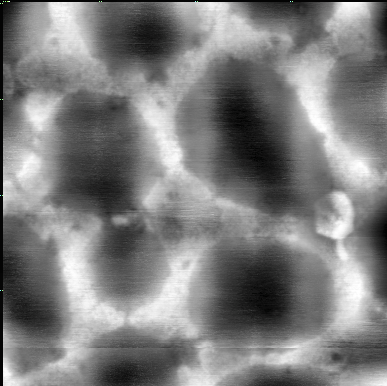
#> input picture 10_Rycle_Rerun/CLAUDE/T3/backup2/clahe_images/Poly_03_clahe.png, 387 x 386 px, given in place of Li_1.0.png, which was not available
$ python py1.py -resolution 1.0
#> lines starting #> are read from the running program, lines starting #| are printed output that depends on the picture; pictures that were not available may be replaced by others from this repository, and a replacement may not be noted
import os
import numpy as np
import matplotlib.pyplot as plt
from PIL import Image
import sys
import io
import argparse
import csv
from scipy.ndimage import map_coordinates
import math

sys.stdout = io.TextIOWrapper(sys.stdout.buffer, encoding='utf-8')

# Core function: Get line grayscale values
def get_line_grayscale(image_path, start_point, end_point, resolution):
    # Load the image
#> called with start_point = (152, 29), end_point = (136, 91), resolution = 1
    try:
        img = Image.open(image_path)
#> img is the input picture: PIL image 387x386 RGB; mean R, G, B 125.7, 125.7, 125.7
        img_gray = img.convert('L')  # Convert to grayscale
        img_array = np.array(img_gray)

        print(f"Image loaded successfully. Shape: {img_array.shape}")
    except Exception as e:
        print(f"Error loading image: {e}")
        return None

    # Calculate the physical length of the line in mm
    x1, y1 = start_point
    x2, y2 = end_point

    # Calculate the number of pixels in the line
    pixel_distance = math.sqrt((x2 - x1)**2 + (y2 - y1)**2)

    # Calculate the physical length in mm
    physical_length = pixel_distance * resolution
    print(f"Line physical length: {physical_length:.2f} mm")

    # Create coordinates for line sampling
    num_points = int(pixel_distance) + 1
    x_coords = np.linspace(start_point[0], end_point[0], num_points)
    y_coords = np.linspace(start_point[1], end_point[1], num_points)

    # Sample the image along the line
    coords = np.vstack((y_coords, x_coords))
    grayscale_values = map_coordinates(img_array, coords, order=1)
#> grayscale_values = 65 values, max 167 at index 50, min 19 at index 9, mean 84.95

    # Create array with positions and grayscale values
    result = np.zeros((len(grayscale_values), 4))
#> result = 65 rows, first 6: [0, 0, 0, 0], [0, 0, 0, 0], [0, 0, 0, 0], [0, 0, 0, 0], [0, 0, 0, 0], [0, 0, 0, 0]
    for i in range(len(grayscale_values)):
        # Calculate the relative position along the line (0 to 1)
        position = i / (num_points - 1)
        # Calculate the actual physical position in mm
        physical_position = position * physical_length

        result[i, 0] = x_coords[i]  # x-coordinate
        result[i, 1] = y_coords[i]  # y-coordinate
        result[i, 2] = physical_position  # position in mm
        result[i, 3] = grayscale_values[i]  # grayscale value
#> this loop made 65 passes
#> (position, physical_position) on passes 1 to 12: (0, 0), (0.0156, 1), (0.0312, 2), (0.0469, 3), (0.0625, 4), (0.0781, 5), (0.0938, 6), (0.109, 7), (0.125, 8), (0.141, 9), (0.156, 10), (0.172, 11.01)
#> after the loop, result = 65 rows, first 6: [152, 29, 0, 31], [151.8, 29.97, 1, 31], [151.5, 30.94, 2, 24], [151.2, 31.91, 3, 24], [151, 32.88, 4, 26], [150.8, 33.84, 5, 23]

    return result, physical_length

# Main program execution
def main():
    # Parse command-line arguments
    parser = argparse.ArgumentParser(description='Calculate grayscale values along a line segment.')
    parser.add_argument('-resolution', type=float, required=True, help='Image resolution in mm/pixel')
    args = parser.parse_args()

    # Fixed parameters
    image_path = r"C:\Users\admin\Desktop\Python_proj\datas\T2_IMGS\Li_1.0.png"
    start_point = (152, 29)
    end_point = (136, 91)
    output_dir = r"C:\Users\admin\Desktop\Python_proj\ALL_RESULT\CLAUDE\T2S1\backup4"

    # Ensure output directory exists
    os.makedirs(output_dir, exist_ok=True)

    # Get the grayscale values along the line
    line_data, physical_length = get_line_grayscale(image_path, start_point, end_point, args.resolution)
#> line_data has the same summary as result in get_line_grayscale; physical_length = 64.03

    if line_data is not None:
        # Save the data to a CSV file
        output_file = os.path.join(output_dir, f"line_grayscale_res_{args.resolution}.csv")
        with open(output_file, 'w', newline='') as csvfile:
            writer = csv.writer(csvfile)
            writer.writerow(['X', 'Y', 'Position (mm)', 'Grayscale Value'])
            writer.writerows(line_data)

        print(f"Grayscale values saved to: {output_file}")
        print(f"Total points: {len(line_data)}")
        print(f"Line physical length: {physical_length:.2f} mm")

        # Also save just the grayscale values as a single column
        grayscale_only_file = os.path.join(output_dir, f"grayscale_only_res_{args.resolution}.csv")
        with open(grayscale_only_file, 'w', newline='') as csvfile:
            writer = csv.writer(csvfile)
            writer.writerow(['Grayscale Value'])
            for row in line_data:
                writer.writerow([row[3]])
#> this loop made 65 passes
#> row on passes 1 to 12: [152, 29, 0, 31], [151.8, 29.97, 1, 31], [151.5, 30.94, 2, 24], [151.2, 31.91, 3, 24], [151, 32.88, 4, 26], [150.8, 33.84, 5, 23], [150.5, 34.81, 6, 26], [150.2, 35.78, 7, 23], [150, 36.75, 8, 22], [149.8, 37.72, 9, 19], [149.5, 38.69, 10, 21], [149.2, 39.66, 11.01, 25]

        print(f"Grayscale values only saved to: {grayscale_only_file}")

        # Plot the grayscale profile
        plt.figure(figsize=(10, 6))
        plt.plot(line_data[:, 2], line_data[:, 3], 'b-')
        plt.xlabel('Position (mm)')
        plt.ylabel('Grayscale Value')
        plt.title(f'Grayscale Profile (Resolution: {args.resolution} mm/pixel)')
        plt.grid(True)

        # Save the plot
        plot_file = os.path.join(output_dir, f"grayscale_plot_res_{args.resolution}.png")
        plt.savefig(plot_file)
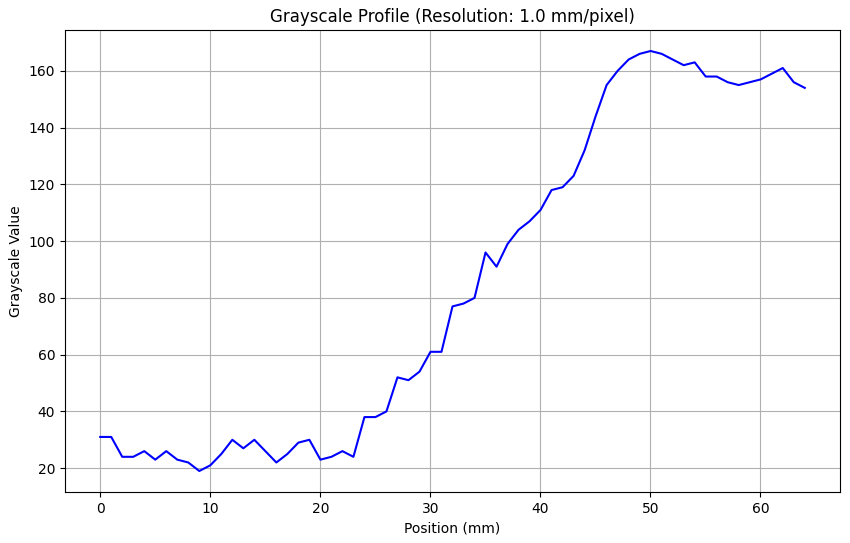
#> figure drawn by matplotlib, 1 panel; curve peaks at x = 50.02, y = 167
        print(f"Grayscale plot saved to: {plot_file}")

if __name__ == "__main__":
    main()

$ run again, on 10_Rycle_Rerun/CLAUDE/T3/backup2/clahe_images/Poly_04_clahe.png
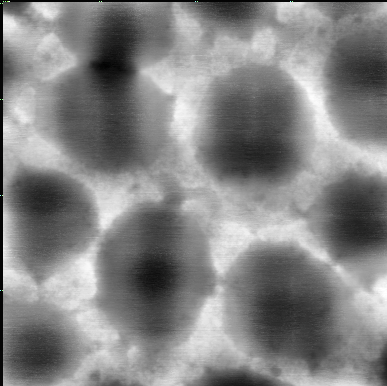
#> input picture 10_Rycle_Rerun/CLAUDE/T3/backup2/clahe_images/Poly_04_clahe.png, 387 x 386 px, given in place of Li_1.0.png, which was not available
#> in get_line_grayscale, img is the input picture: PIL image 387x386 RGB; mean R, G, B 131.4, 131.4, 131.4
#> grayscale_values = 65 values, max 182 at index 43, min 100 at index 9, mean 133.3
#> in get_line_grayscale, `result = np.zeros((len(grayscale_values), 4))`: result = 65 rows, first 6: [0, 0, 0, 0], [0, 0, 0, 0], [0, 0, 0, 0], [0, 0, 0, 0], [0, 0, 0, 0], [0, 0, 0, 0]
#> the loop in get_line_grayscale, `for i in range(len(grayscale_values)):` made 65 passes
#> (position, physical_position) on passes 1 to 8: (0, 0), (0.0156, 1), (0.0312, 2), (0.0469, 3), (0.0625, 4), (0.0781, 5), (0.0938, 6), (0.109, 7)
#> after the loop in get_line_grayscale, `for i in range(len(grayscale_values)):`: result = 65 rows, first 6: [152, 29, 0, 105], [151.8, 29.97, 1, 106], [151.5, 30.94, 2, 104], [151.2, 31.91, 3, 108], [151, 32.88, 4, 102], [150.8, 33.84, 5, 105]
#> line_data has the same summary as result in get_line_grayscale; physical_length = 64.03
#> the loop in main, `for row in line_data:` made 65 passes
#> in main, `plt.savefig(plot_file)`:
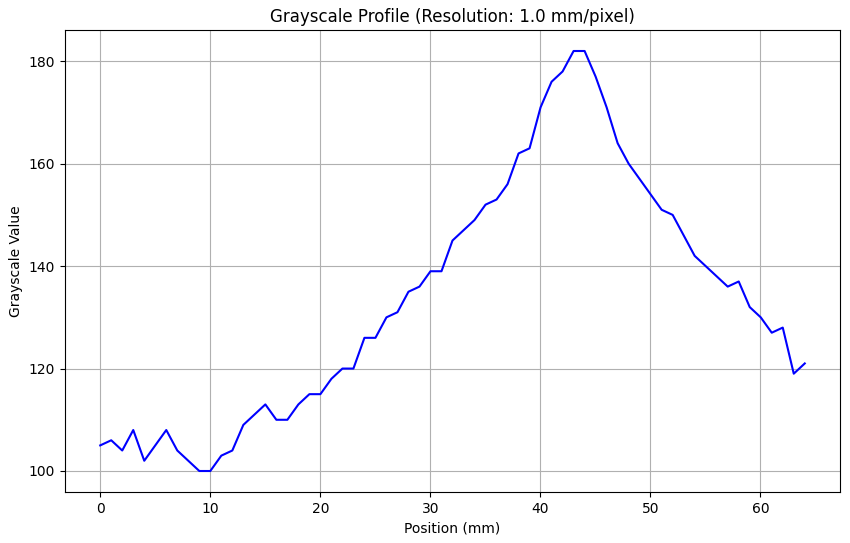
#> figure drawn by matplotlib, 1 panel; curve peaks at x = 43.02, y = 182

$ run again, on 10_Rycle_Rerun/CLAUDE/T3/backup2/clahe_images/Poly_05_clahe.png
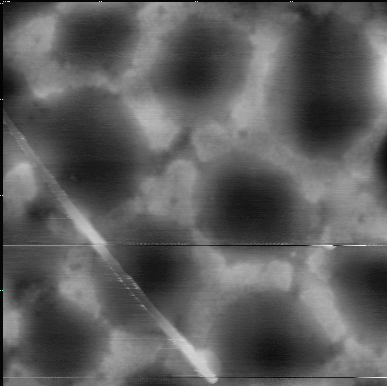
#> input picture 10_Rycle_Rerun/CLAUDE/T3/backup2/clahe_images/Poly_05_clahe.png, 387 x 386 px, given in place of Li_1.0.png, which was not available
#> in get_line_grayscale, img is the input picture: PIL image 387x386 RGB; mean R, G, B 92.9, 92.9, 92.9
#> grayscale_values = 65 values, max 150 at index 3, min 115 at index 64, mean 137
#> in get_line_grayscale, `result = np.zeros((len(grayscale_values), 4))`: result = 65 rows, first 6: [0, 0, 0, 0], [0, 0, 0, 0], [0, 0, 0, 0], [0, 0, 0, 0], [0, 0, 0, 0], [0, 0, 0, 0]
#> the loop in get_line_grayscale, `for i in range(len(grayscale_values)):` made 65 passes
#> (position, physical_position) on passes 1 to 8: (0, 0), (0.0156, 1), (0.0312, 2), (0.0469, 3), (0.0625, 4), (0.0781, 5), (0.0938, 6), (0.109, 7)
#> after the loop in get_line_grayscale, `for i in range(len(grayscale_values)):`: result = 65 rows, first 6: [152, 29, 0, 144], [151.8, 29.97, 1, 140], [151.5, 30.94, 2, 144], [151.2, 31.91, 3, 150], [151, 32.88, 4, 145], [150.8, 33.84, 5, 142]
#> line_data has the same summary as result in get_line_grayscale; physical_length = 64.03
#> the loop in main, `for row in line_data:` made 65 passes
#> in main, `plt.savefig(plot_file)`:
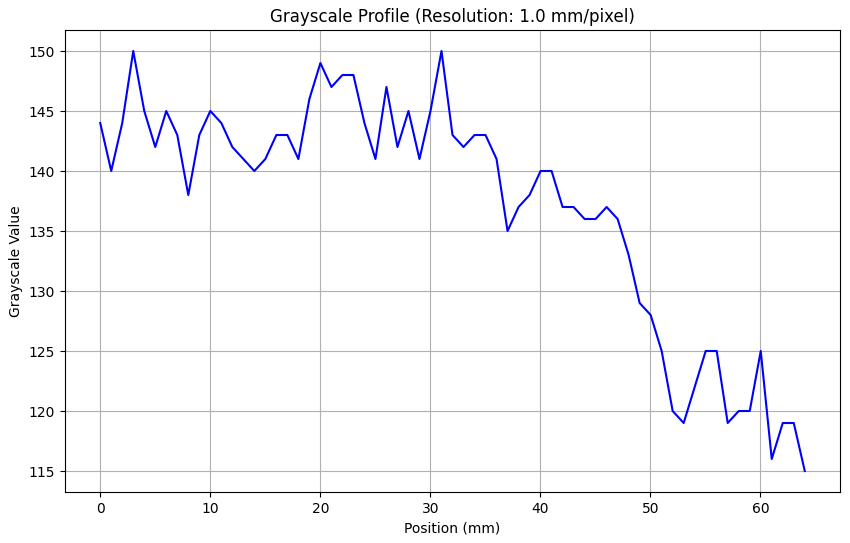
#> figure drawn by matplotlib, 1 panel; curve peaks at x = 3, y = 150
